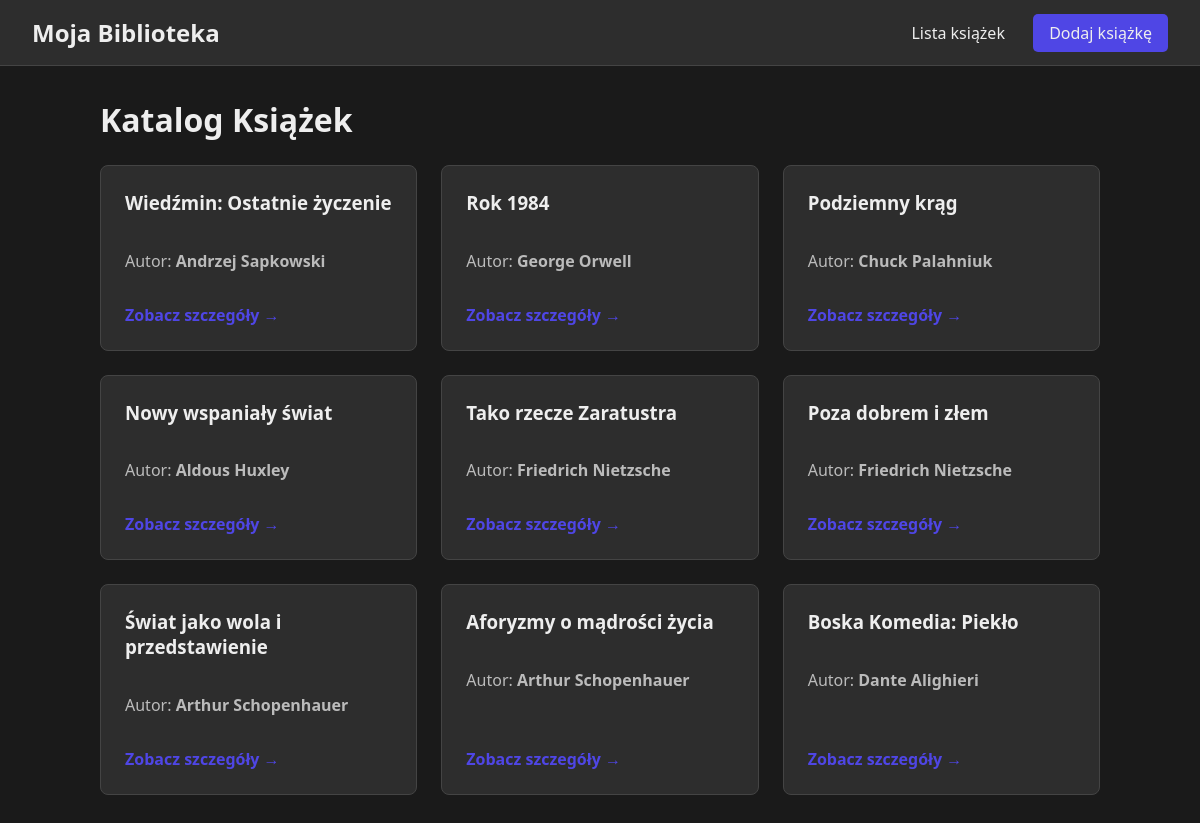
Before: / with the older database file.
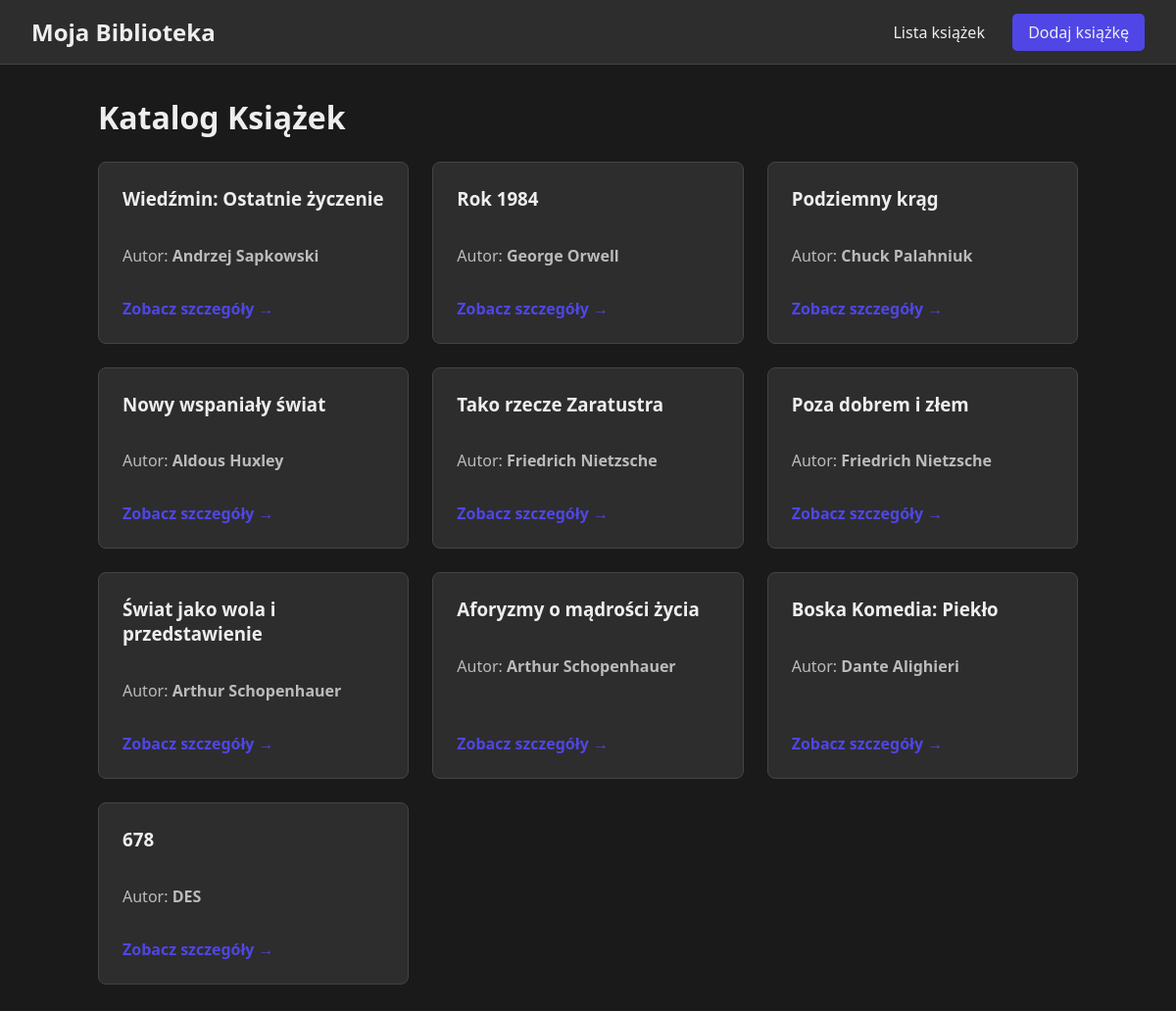
After: the same page with the newer database file.
### tables this page shows
CREATE TABLE books (
    id INTEGER PRIMARY KEY AUTOINCREMENT,
    title TEXT NOT NULL,
    author TEXT NOT NULL,
    description TEXT NOT NULL
);

### app.py (the view)
@app.route('/')
def index():
    conn = get_db_connection()
    books = conn.execute('SELECT * FROM books').fetchall()
    conn.close()
    return render_template('index.html', books=books)

### app.py (called while the page is built)
def get_db_connection():
    conn = sqlite3.connect('database.db')
    conn.row_factory = sqlite3.Row
    return conn

### templates/index.html (shortened to what this page needs)
{% extends 'base.html' %}
{% block content %}
    <h1>Katalog Książek</h1>
    <div class="books-grid">
        {% for book in books %}
            <div class="book-card">
                <h3>{{ book['title'] }}</h3>
                <p class="author">Autor: <strong>{{ book['author'] }}</strong></p>
                <a href="{{ url_for('book_details', book_id=book['id']) }}" class="btn-details">Zobacz szczegóły &rarr;</a>
            </div>
        {% endfor %}
    </div>
{% endblock %}

### templates/base.html (shortened to what this page needs)
<!DOCTYPE html>
<html lang="pl">
<head>
    <link rel="stylesheet" href="{{ url_for('static', filename='style.css') }}">
</head>
<body>
    <nav class="navbar">
        <a href="{{ url_for('index') }}" class="nav-brand">Moja Biblioteka</a>
        <div class="nav-links">
            <a href="{{ url_for('index') }}">Lista książek</a>
            <a href="{{ url_for('add_book') }}" class="btn-add">Dodaj książkę</a>
        </div>
    </nav>
    <div class="container">
        {% block content %} {% endblock %}
    </div>
</body>
</html>

### static/style.css (style rules this page uses)
:root { --bg-color: #1a1a1a; --card-bg: #2d2d2d; --text-color: #eeeeee; --accent-color: #4f46e5; --accent-hover: #4338ca; --border-color: #444444; }
body { font-family: 'Segoe UI', Tahoma, Geneva, Verdana, sans-serif; background-color: var(--bg-color); color: var(--text-color); margin: 0; padding: 0; }
.navbar { background-color: var(--card-bg); display: flex; justify-content: space-between; align-items: center; padding: 1rem 2rem; border-bottom: 1px solid var(--border-color); }
.nav-brand { font-size: 1.5rem; font-weight: bold; color: var(--text-color); text-decoration: none; }
.nav-links a { color: var(--text-color); text-decoration: none; margin-left: 1.5rem; }
.btn-add { background-color: var(--accent-color); padding: 0.5rem 1rem; border-radius: 5px; transition: background 0.2s; }
.container { max-width: 1000px; margin: 2rem auto; padding: 0 1rem; }
.books-grid { display: grid; grid-template-columns: repeat(auto-fill, minmax(280px, 1fr)); gap: 1.5rem; margin-top: 1.5rem; }
.book-card { background-color: var(--card-bg); border: 1px solid var(--border-color); border-radius: 8px; padding: 1.5rem; display: flex; flex-direction: column; }
.book-card h3 { margin-top: 0; }
.author { color: #bbb; flex-grow: 1; }
.btn-details { color: var(--accent-color); text-decoration: none; font-weight: bold; margin-top: 1rem; }

Changed rows visible on the page:
added books: title "678", author "DES"
